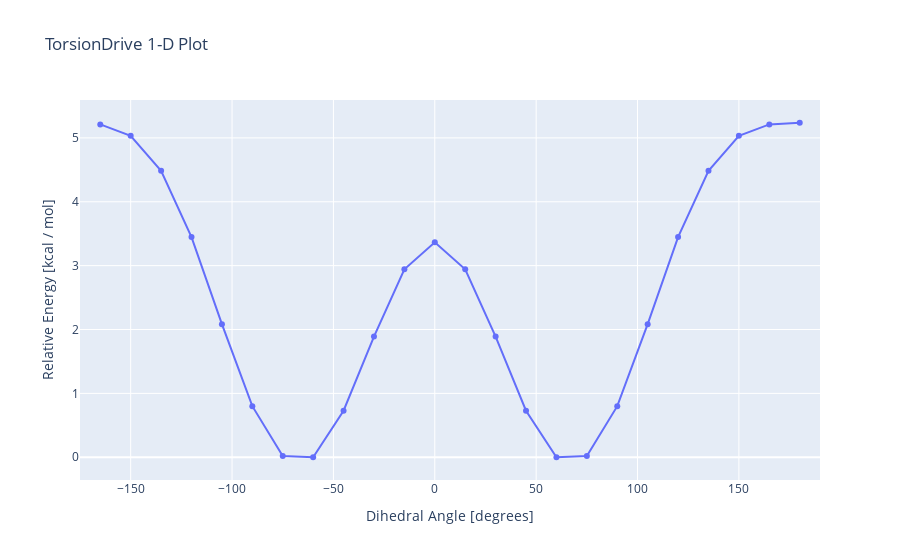

Notebook cell for this chart:
### Code cell
ds = client.get_collection("torsiondrivedataset", "OpenFF Bespoke-fit")
record = ds.get_record(ds.df.index[0], specification="xtb_gfn2")
record.visualize()

### Figure 1 — Plotly figure (JSON) as saved in the notebook; plotly's stock layout.template omitted (floating-point values rounded to 4 significant figures)
{"data": [{"mode": "lines+markers", "type": "scatter", "x": [-165, -150, -135, -120, -105, -90, -75, -60, -45, -30, -15, 0, 15, 30, 45, 60, 75, 90, 105, 120, 135, 150, 165, 180], "y": [5.211, 5.033, 4.484, 3.447, 2.084, 0.8, 0.019, 0, 0.729, 1.889, 2.943, 3.366, 2.943, 1.889, 0.729, 0, 0.019, 0.8, 2.084, 3.447, 4.484, 5.033, 5.211, 5.237]}], "layout": {"title": {"text": "TorsionDrive 1-D Plot"}, "xaxis": {"range": [-175, 190], "title": {"text": "Dihedral Angle [degrees]"}, "zeroline": false}, "yaxis": {"title": {"text": "Relative Energy [kcal / mol]"}, "zeroline": true}}}
